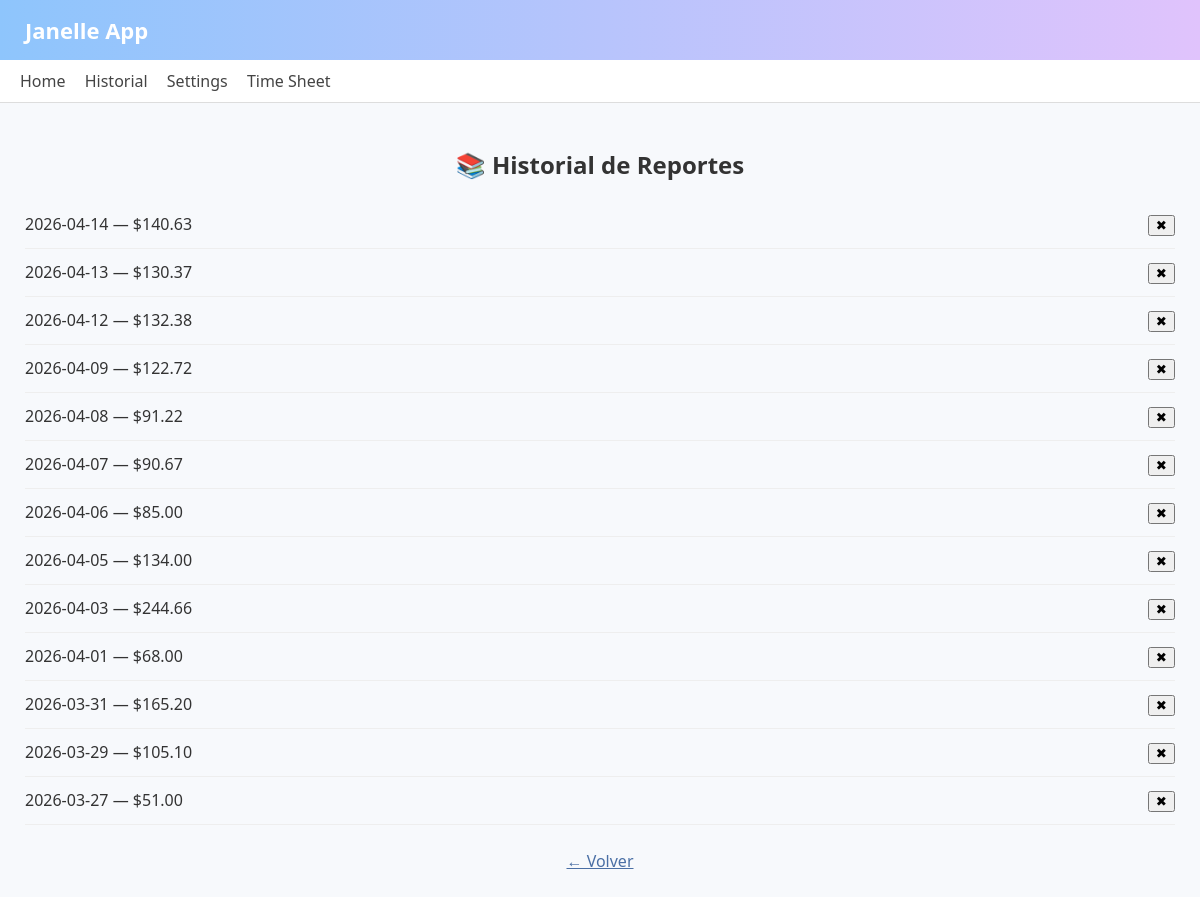
The page /historial on the database its author committed.
### tables this page shows
CREATE TABLE reportes (
            id INTEGER PRIMARY KEY AUTOINCREMENT,
            fecha TEXT,
            horas REAL,
            salario REAL,
            total_ventas REAL,
            total_comision REAL,
            total_ganado REAL,
            ventas_json TEXT
        , personas INTEGER DEFAULT 1, companero TEXT DEFAULT '');

### app.py (the view)
@app.route('/historial')
def historial():
    conn = sqlite3.connect("historial.db")
    c = conn.cursor()
    c.execute("SELECT id, fecha, total_ganado FROM reportes ORDER BY id DESC")
    datos = c.fetchall()
    conn.close()
    return render_template("historial.html", reportes=datos)

### templates/historial.html
{% extends "base.html" %}
{% block content %}
<div class="historial-container">
    <h2 style="text-align:center; margin-bottom:20px;">📚 Historial de Reportes</h2>
    {% if reportes %}
        <ul style="list-style:none; padding:0; margin:0;">
            {% for r in reportes %}
            <li style="
                display:flex;
                justify-content:space-between;
                align-items:center;
                padding:12px 0;
                border-bottom:1px solid #eee;
            ">
                <a href="/reporte/{{ r[0] }}" style="color:#333; text-decoration:none; font-size:16px;">
                    {{ r[1] }} — ${{ "%.2f"|format(r[2]) }}
                </a>
                <form action="/borrar/{{ r[0] }}" method="POST" style="margin:0;">
                    <button class="delete-btn" onclick="return confirm('¿Eliminar este reporte?')">✖</button>
                </form>
            </li>
            {% endfor %}
        </ul>
    {% else %}
        <p style="color:#555; font-size:18px; text-align:center; margin-top:40px;">
            Aún no hay reportes guardados.
        </p>
    {% endif %}
    <a href="/" class="back" style="display:block; margin-top:25px; text-align:center; color:#4a6fa5;">
        ← Volver
    </a>
</div>
{% endblock %}

### templates/base.html (style rules this page uses)
body { font-family: "Segoe UI", Arial, sans-serif; background: #f7f9fc; margin: 0; padding: 0; color: #333; }

### rows shown on the page
reportes: fecha "2026-04-14", total_ganado "140.63"
reportes: fecha "2026-04-13", total_ganado "130.37"
reportes: fecha "2026-04-12", total_ganado "132.38"
reportes: fecha "2026-04-09", total_ganado "122.72"
reportes: fecha "2026-04-08", total_ganado "91.22"
reportes: fecha "2026-04-07", total_ganado "90.67"
reportes: fecha "2026-04-06", total_ganado "85.00"
reportes: fecha "2026-04-05", total_ganado "134.00"
reportes: fecha "2026-04-03", total_ganado "244.66"
reportes: fecha "2026-04-01", total_ganado "68.00"
reportes: fecha "2026-03-31", total_ganado "165.20"
reportes: fecha "2026-03-29", total_ganado "105.10"
reportes: fecha "2026-03-27", total_ganado "51.00"
